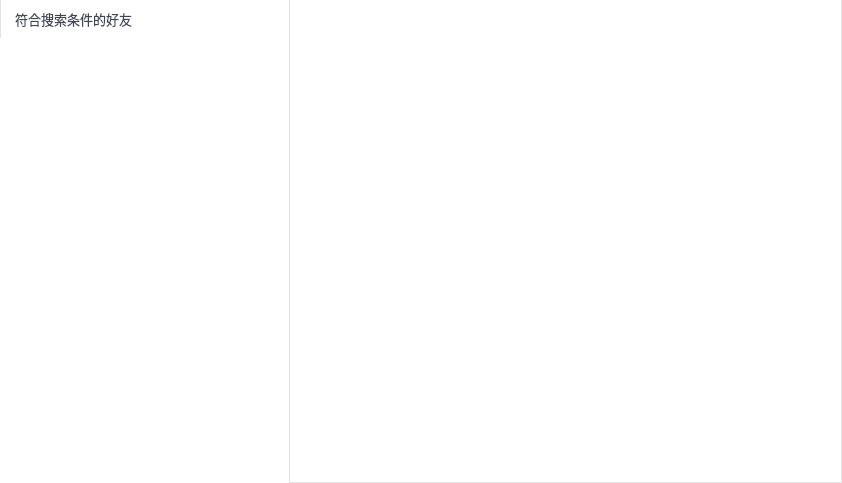
        <widget class="QWidget" name="pgSearch">
         <property name="styleSheet">
          <string notr="true">
QScrollBar::vertical
{
    width:4px;
    background:rgb(0,0,0,0%);
    margin:0px,0px,0px,0px;
    padding-top:0px;   /*上预留位置*/
    padding-bottom:0px;    /*下预留位置*/
}

/*滚动条中滑块的样式*/
QScrollBar::handle::vertical
{
    width:4px;
    background:rgb(0,0,0,25%);
    border-radius:2px;
    min-height:20px;
}

/*鼠标触及滑块样式*/
QScrollBar::handle::vertical::hover
{
    width:5px;
    background:rgb(0,0,0,50%);
    border-radius:2px;
    min-height:20;
}

/*设置下箭头*/
QScrollBar::add-line:vertical
{
    height:0px;
    subcontrol-position:bottom;
}

/*设置上箭头*/
QScrollBar::sub-line:vertical
{
    height:0px;
    subcontrol-position:top;
}</string>
         </property>
         <layout class="QHBoxLayout" name="horizontalLayout_24">
          <property name="spacing">
           <number>0</number>
          </property>
          <property name="leftMargin">
           <number>0</number>
          </property>
          <property name="topMargin">
           <number>0</number>
          </property>
          <property name="rightMargin">
           <number>0</number>
          </property>
          <property name="bottomMargin">
           <number>0</number>
          </property>
          <item>
           <widget class="QWidget" name="widget_14" native="true">
            <property name="minimumSize">
             <size>
              <width>290</width>
              <height>0</height>
             </size>
            </property>
            <property name="maximumSize">
             <size>
              <width>290</width>
              <height>16777215</height>
             </size>
            </property>
            <property name="styleSheet">
             <string notr="true">QWidget#widget_14{border-right: 1px solid #e3e3e3;border-left: 1px solid #e3e3e3;border-bottom:1px solid #e3e3e3;background-color: rgb(255, 255, 255);}
</string>
            </property>
            <layout class="QVBoxLayout" name="verticalLayout_9">
             <property name="spacing">
              <number>0</number>
             </property>
             <property name="leftMargin">
              <number>0</number>
             </property>
             <property name="topMargin">
              <number>0</number>
             </property>
             <property name="rightMargin">
              <number>0</number>
             </property>
             <property name="bottomMargin">
              <number>0</number>
             </property>
             <item>
              <widget class="QWidget" name="widSearchTitle" native="true">
               <property name="styleSheet">
                <string notr="true">QWidget#widSearchTitle{border-right: 1px solid #e3e3e3;border-left: 1px solid #e3e3e3;background-color: rgb(255, 255, 255);}
</string>
               </property>
               <layout class="QHBoxLayout" name="horizontalLayout_25">
                <property name="leftMargin">
                 <number>15</number>
                </property>
                <property name="rightMargin">
                 <number>15</number>
                </property>
                <item>
                 <widget class="QLabel" name="lblSearch">
                  <property name="font">
                   <font>
                    <family>微软雅黑</family>
                    <pointsize>10</pointsize>
                   </font>
                  </property>
                  <property name="styleSheet">
                   <string notr="true">color: rgb(67, 69, 85);</string>
                  </property>
                  <property name="text">
                   <string>符合搜索条件的好友</string>
                  </property>
                 </widget>
                </item>
                <item>
                 <spacer name="hsSearch">
                  <property name="orientation">
                   <enum>Qt::Horizontal</enum>
                  </property>
                  <property name="sizeHint" stdset="0">
                   <size>
                    <width>195</width>
                    <height>20</height>
                   </size>
                  </property>
                 </spacer>
                </item>
                <item>
                 <widget class="QLabel" name="lblSearchNum">
                  <property name="font">
                   <font>
                    <family>微软雅黑</family>
                    <pointsize>10</pointsize>
                   </font>
                  </property>
                  <property name="styleSheet">
                   <string notr="true">color: rgb(67, 69, 85);</string>
                  </property>
                  <property name="text">
                   <string/>
                  </property>
                 </widget>
                </item>
               </layout>
              </widget>
             </item>
             <item>
              <widget class="QListWidget" name="lwSearchList">
               <property name="focusPolicy">
                <enum>Qt::NoFocus</enum>
               </property>
               <property name="styleSheet">
                <string notr="true">QListWidget{border:0px;border-right:1px solid #e3e3e3;}
QListWidget::Item{height:45px;padding-top:0px; padding-bottom:0px;}
QListWidget::Item:hover{background:#ececec; }
QListWidget::item:selected{background:#ececec; }</string>
               </property>
              </widget>
             </item>
            </layout>
           </widget>
          </item>
          <item>
           <widget class="QWidget" name="widSearchBlank" native="true">
            <property name="styleSheet">
             <string notr="true">
QWidget#widSearchBlank{border-bottom: 1px solid #e3e3e3;border-right: 1px solid #e3e3e3;background-color: rgb(255, 255, 255);}</string>
            </property>
            <layout class="QHBoxLayout" name="horizontalLayout_23">
             <property name="spacing">
              <number>0</number>
             </property>
             <property name="leftMargin">
              <number>0</number>
             </property>
             <property name="topMargin">
              <number>0</number>
             </property>
             <property name="rightMargin">
              <number>0</number>
             </property>
             <property name="bottomMargin">
              <number>0</number>
             </property>
             <item>
              <spacer name="horizontalSpacer_8">
               <property name="orientation">
                <enum>Qt::Horizontal</enum>
               </property>
               <property name="sizeHint" stdset="0">
                <size>
                 <width>142</width>
                 <height>20</height>
                </size>
               </property>
              </spacer>
             </item>
             <item>
              <widget class="QWidget" name="widget_18" native="true">
               <layout class="QVBoxLayout" name="verticalLayout_10">
                <item>
                 <spacer name="verticalSpacer_10">
                  <property name="orientation">
                   <enum>Qt::Vertical</enum>
                  </property>
                  <property name="sizeHint" stdset="0">
                   <size>
                    <width>20</width>
                    <height>213</height>
                   </size>
                  </property>
                 </spacer>
                </item>
                <item>
                 <widget class="QLabel" name="label_5">
                  <property name="minimumSize">
                   <size>
                    <width>250</width>
                    <height>40</height>
                   </size>
                  </property>
                  <property name="maximumSize">
                   <size>
                    <width>250</width>
                    <height>40</height>
                   </size>
                  </property>
                  <property name="font">
                   <font>
                    <family>Adobe Hebrew</family>
                    <pointsize>40</pointsize>
                   </font>
                  </property>
                  <property name="styleSheet">
                   <string notr="true">border-image: url(:/SoftTerminal/images/vmediax.png);</string>
                  </property>
                  <property name="text">
                   <string/>
                  </property>
                 </widget>
                </item>
                <item>
                 <spacer name="verticalSpacer_11">
                  <property name="orientation">
                   <enum>Qt::Vertical</enum>
                  </property>
                  <property name="sizeHint" stdset="0">
                   <size>
                    <width>20</width>
                    <height>212</height>
                   </size>
                  </property>
                 </spacer>
                </item>
               </layout>
              </widget>
             </item>
             <item>
              <spacer name="horizontalSpacer_9">
               <property name="orientation">
                <enum>Qt::Horizontal</enum>
               </property>
               <property name="sizeHint" stdset="0">
                <size>
                 <width>142</width>
                 <height>20</height>
                </size>
               </property>
              </spacer>
             </item>
            </layout>
           </widget>
          </item>
         </layout>
        </widget>
